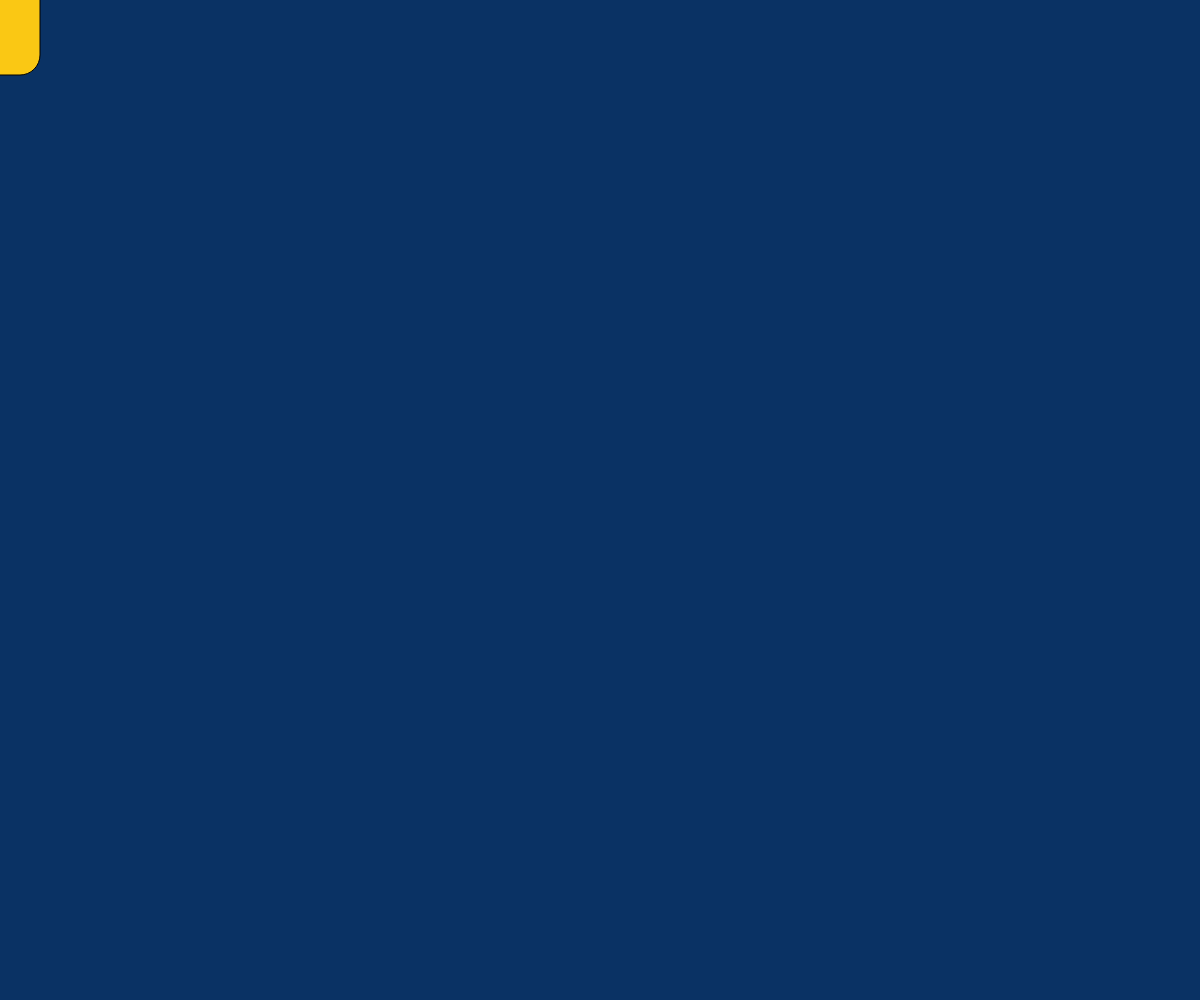
Frame 1 (no input)
Frame 60 (no input): identical to frame 1, image omitted
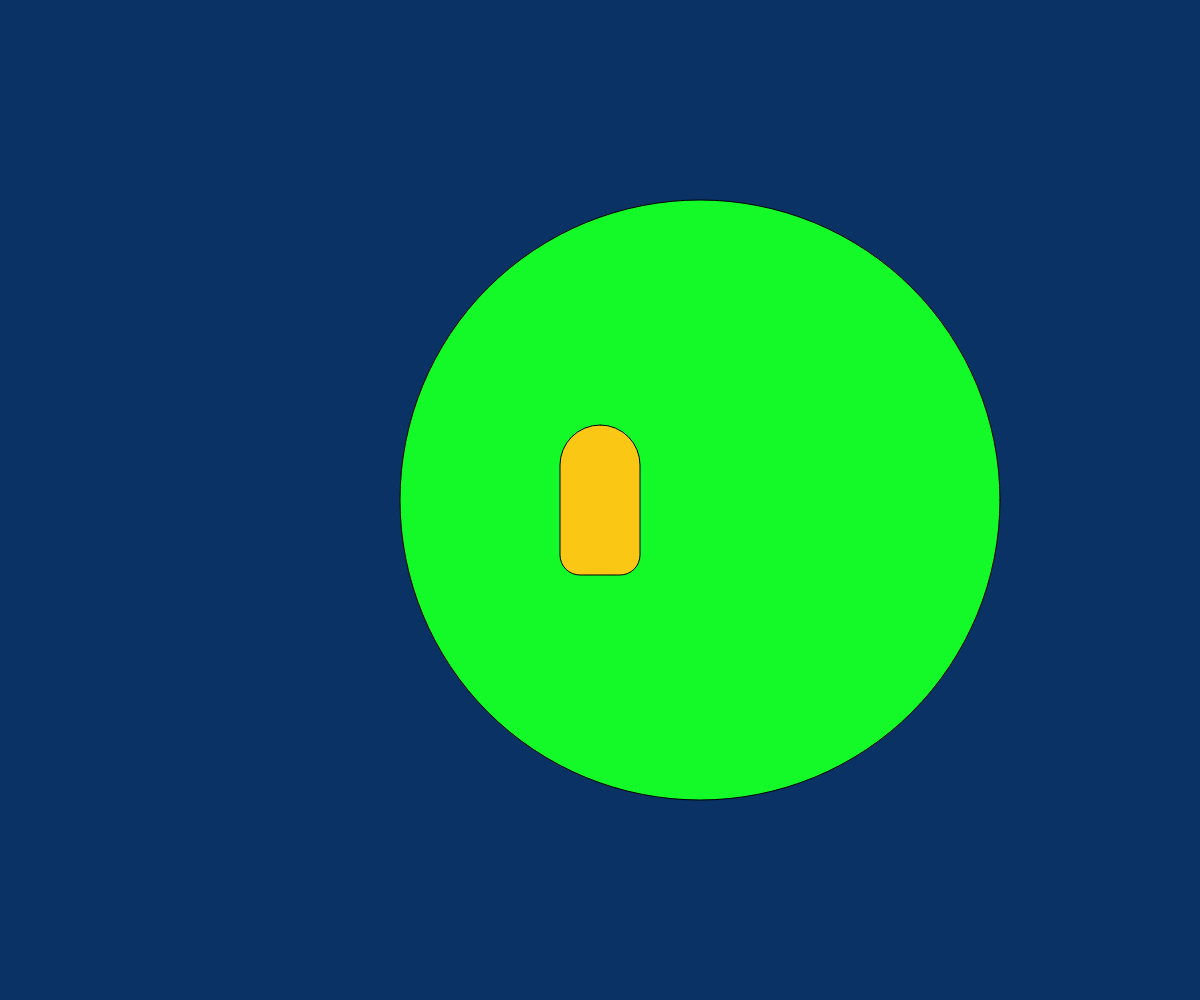
Frame 120 (the mouse pressed at the canvas centre since frame 60)

The p5.js sketch that drew these frames (run headless with seeded random() and noise() and a simulated clock; from frame 60 on, the mouse is pressed at the canvas centre):

// p5.js sketch
// ── sketch.js
function setup() {
  createCanvas(windowWidth, windowHeight); /*Selecciona toda la pantalla*/
  frameRate(60);
  background(0);
  rectMode(CENTER); /*Mouse en el centro del cuadrado*/
}

function draw() {
  background(10, 50, 100);
  fill(20, 250, 40); /*Color de cada objeto*/
  circle(mouseX + 100, mouseY, mouseX); /*2 primeros números coordenada*/
  fill(250, 200, 20);
  rect(mouseX, mouseY, 80, 150, 50, 50, 20, 20, 5, 5);
}
